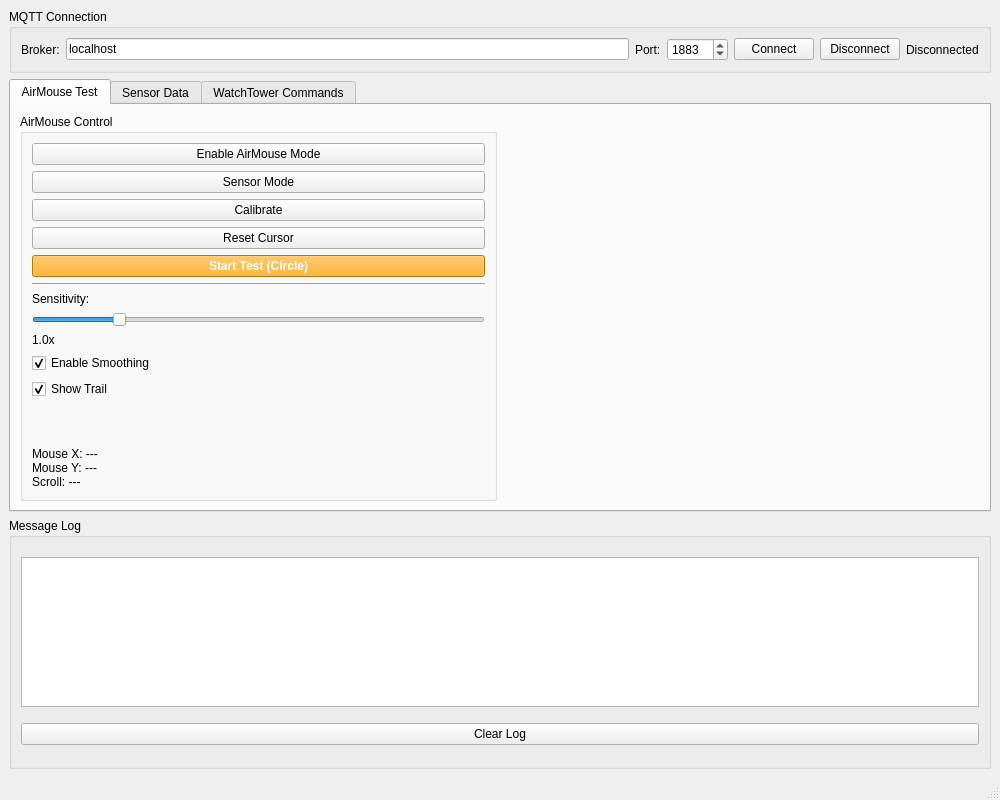
<?xml version="1.0" encoding="UTF-8"?>
<ui version="4.0">
 <class>MainWindow</class>
 <widget class="QMainWindow" name="MainWindow">
  <property name="geometry">
   <rect>
    <x>0</x>
    <y>0</y>
    <width>1000</width>
    <height>800</height>
   </rect>
  </property>
  <property name="windowTitle">
   <string>MPU6050 &amp; WatchTower Unified Test App</string>
  </property>
  <widget class="QWidget" name="centralwidget">
   <layout class="QVBoxLayout" name="verticalLayout">
    <item>
     <widget class="QGroupBox" name="connectionGroupBox">
      <property name="title">
       <string>MQTT Connection</string>
      </property>
      <layout class="QHBoxLayout" name="horizontalLayout_conn">
       <item>
        <widget class="QLabel" name="label">
         <property name="text">
          <string>Broker:</string>
         </property>
        </widget>
       </item>
       <item>
        <widget class="QLineEdit" name="brokerLineEdit">
         <property name="text">
          <string>localhost</string>
         </property>
        </widget>
       </item>
       <item>
        <widget class="QLabel" name="label_2">
         <property name="text">
          <string>Port:</string>
         </property>
        </widget>
       </item>
       <item>
        <widget class="QSpinBox" name="portSpinBox">
         <property name="minimum">
          <number>1</number>
         </property>
         <property name="maximum">
          <number>65535</number>
         </property>
         <property name="value">
          <number>1883</number>
         </property>
        </widget>
       </item>
       <item>
        <widget class="QPushButton" name="connectButton">
         <property name="text">
          <string>Connect</string>
         </property>
        </widget>
       </item>
       <item>
        <widget class="QPushButton" name="disconnectButton">
         <property name="text">
          <string>Disconnect</string>
         </property>
        </widget>
       </item>
       <item>
        <widget class="QLabel" name="statusLabel">
         <property name="text">
          <string>Disconnected</string>
         </property>
        </widget>
       </item>
      </layout>
     </widget>
    </item>
    <item>
     <widget class="QTabWidget" name="tabWidget">
      <property name="currentIndex">
       <number>0</number>
      </property>
      <widget class="QWidget" name="airMouseTab">
       <attribute name="title">
        <string>AirMouse Test</string>
       </attribute>
       <layout class="QVBoxLayout" name="verticalLayout_2">
        <item>
         <layout class="QHBoxLayout" name="horizontalLayout_2">
          <item>
           <widget class="QGroupBox" name="airMouseControlGroup">
            <property name="title">
             <string>AirMouse Control</string>
            </property>
            <layout class="QVBoxLayout" name="verticalLayout_3">
             <item>
              <widget class="QPushButton" name="airMouseModeButton">
               <property name="text">
                <string>Enable AirMouse Mode</string>
               </property>
              </widget>
             </item>
             <item>
              <widget class="QPushButton" name="sensorModeButton">
               <property name="text">
                <string>Sensor Mode</string>
               </property>
              </widget>
             </item>
             <item>
              <widget class="QPushButton" name="calibrateButton">
               <property name="text">
                <string>Calibrate</string>
               </property>
              </widget>
             </item>
             <item>
              <widget class="QPushButton" name="resetCursorButton">
               <property name="text">
                <string>Reset Cursor</string>
               </property>
              </widget>
             </item>
             <item>
              <widget class="QPushButton" name="testCursorButton">
               <property name="text">
                <string>Start Test (Circle)</string>
               </property>
               <property name="styleSheet">
                <string notr="true">background-color: orange; color: white; font-weight: bold;</string>
               </property>
              </widget>
             </item>
             <item>
              <widget class="Line" name="line">
               <property name="orientation">
                <enum>Qt::Horizontal</enum>
               </property>
              </widget>
             </item>
             <item>
              <widget class="QLabel" name="label_3">
               <property name="text">
                <string>Sensitivity:</string>
               </property>
              </widget>
             </item>
             <item>
              <widget class="QSlider" name="cursorSensitivitySlider">
               <property name="minimum">
                <number>1</number>
               </property>
               <property name="maximum">
                <number>50</number>
               </property>
               <property name="value">
                <number>10</number>
               </property>
               <property name="orientation">
                <enum>Qt::Horizontal</enum>
               </property>
              </widget>
             </item>
             <item>
              <widget class="QLabel" name="cursorSensitivityLabel">
               <property name="text">
                <string>1.0x</string>
               </property>
              </widget>
             </item>
             <item>
              <widget class="QCheckBox" name="cursorSmoothingCheckBox">
               <property name="text">
                <string>Enable Smoothing</string>
               </property>
               <property name="checked">
                <bool>true</bool>
               </property>
              </widget>
             </item>
             <item>
              <widget class="QCheckBox" name="showTrailCheckBox">
               <property name="text">
                <string>Show Trail</string>
               </property>
               <property name="checked">
                <bool>true</bool>
               </property>
              </widget>
             </item>
             <item>
              <spacer name="verticalSpacer">
               <property name="orientation">
                <enum>Qt::Vertical</enum>
               </property>
               <property name="sizeHint" stdset="0">
                <size>
                 <width>20</width>
                 <height>40</height>
                </size>
               </property>
              </spacer>
             </item>
             <item>
              <widget class="QLabel" name="airMouseDataLabel">
               <property name="text">
                <string>Mouse X: ---
Mouse Y: ---
Scroll: ---</string>
               </property>
              </widget>
             </item>
            </layout>
           </widget>
          </item>
          <item>
           <widget class="QWidget" name="cursorCanvasWidget" native="true">
            <property name="sizePolicy">
             <sizepolicy hsizetype="Expanding" vsizetype="Expanding">
              <horstretch>0</horstretch>
              <verstretch>0</verstretch>
             </sizepolicy>
            </property>
           </widget>
          </item>
         </layout>
        </item>
       </layout>
      </widget>
      <widget class="QWidget" name="sensorDataTab">
       <attribute name="title">
        <string>Sensor Data</string>
       </attribute>
       <layout class="QVBoxLayout" name="verticalLayout_4">
        <item>
         <layout class="QHBoxLayout" name="horizontalLayout_3">
          <item>
           <widget class="QGroupBox" name="joystickGroupBox">
            <property name="title">
             <string>Joystick (MPU6050) Data</string>
            </property>
            <layout class="QVBoxLayout" name="verticalLayout_5">
             <item>
              <widget class="QLabel" name="accelXLabel">
               <property name="text">
                <string>Accel X: ---</string>
               </property>
              </widget>
             </item>
             <item>
              <widget class="QLabel" name="accelYLabel">
               <property name="text">
                <string>Accel Y: ---</string>
               </property>
              </widget>
             </item>
             <item>
              <widget class="QLabel" name="accelZLabel">
               <property name="text">
                <string>Accel Z: ---</string>
               </property>
              </widget>
             </item>
             <item>
              <widget class="QLabel" name="gyroXLabel">
               <property name="text">
                <string>Gyro X: ---</string>
               </property>
              </widget>
             </item>
             <item>
              <widget class="QLabel" name="gyroYLabel">
               <property name="text">
                <string>Gyro Y: ---</string>
               </property>
              </widget>
             </item>
             <item>
              <widget class="QLabel" name="gyroZLabel">
               <property name="text">
                <string>Gyro Z: ---</string>
               </property>
              </widget>
             </item>
             <item>
              <widget class="QLabel" name="joystickStatusLabel">
               <property name="text">
                <string>Joystick: ---</string>
               </property>
              </widget>
             </item>
            </layout>
           </widget>
          </item>
          <item>
           <widget class="QGroupBox" name="watchGroupBox">
            <property name="title">
             <string>Smart Watch Data</string>
            </property>
            <layout class="QVBoxLayout" name="verticalLayout_6">
             <item>
              <widget class="QLabel" name="heartrateLabel">
               <property name="text">
                <string>Heart Rate: ---</string>
               </property>
               <property name="font">
                <font>
                 <pointsize>16</pointsize>
                 <weight>75</weight>
                 <bold>true</bold>
                </font>
               </property>
              </widget>
             </item>
             <item>
              <widget class="QLabel" name="watchStatusLabel">
               <property name="text">
                <string>Watch: ---</string>
               </property>
              </widget>
             </item>
            </layout>
           </widget>
          </item>
         </layout>
        </item>
       </layout>
      </widget>
      <widget class="QWidget" name="watchtowerTab">
       <attribute name="title">
        <string>WatchTower Commands</string>
       </attribute>
       <layout class="QVBoxLayout" name="verticalLayout_7">
        <item>
         <widget class="QGroupBox" name="commandGroupBox">
          <property name="enabled">
           <bool>false</bool>
          </property>
          <property name="title">
           <string>WatchTower Commands</string>
          </property>
          <layout class="QGridLayout" name="gridLayout">
           <item row="0" column="0">
            <widget class="QLabel" name="label_4">
             <property name="text">
              <string>Exercise Mode:</string>
             </property>
            </widget>
           </item>
           <item row="0" column="1">
            <widget class="QComboBox" name="modeComboBox"/>
           </item>
           <item row="0" column="2">
            <widget class="QPushButton" name="selectModeButton">
             <property name="text">
              <string>Select Mode</string>
             </property>
            </widget>
           </item>
           <item row="1" column="0">
            <widget class="QPushButton" name="startButton">
             <property name="text">
              <string>Start Workout</string>
             </property>
             <property name="styleSheet">
              <string notr="true">background-color: green; color: white; font-weight: bold;</string>
             </property>
            </widget>
           </item>
           <item row="1" column="1">
            <widget class="QPushButton" name="stopButton">
             <property name="text">
              <string>Stop Workout</string>
             </property>
             <property name="styleSheet">
              <string notr="true">background-color: red; color: white; font-weight: bold;</string>
             </property>
            </widget>
           </item>
          </layout>
         </widget>
        </item>
        <item>
         <widget class="QGroupBox" name="watchtowerGroupBox">
          <property name="title">
           <string>WatchTower Response</string>
          </property>
          <layout class="QVBoxLayout" name="verticalLayout_8">
           <item>
            <widget class="QLabel" name="watchtowerResponseLabel">
             <property name="text">
              <string>No response yet</string>
             </property>
             <property name="wordWrap">
              <bool>true</bool>
             </property>
            </widget>
           </item>
          </layout>
         </widget>
        </item>
       </layout>
      </widget>
     </widget>
    </item>
    <item>
     <widget class="QGroupBox" name="logGroupBox">
      <property name="title">
       <string>Message Log</string>
      </property>
      <layout class="QVBoxLayout" name="verticalLayout_9">
       <item>
        <widget class="QTextEdit" name="logTextEdit">
         <property name="maximumSize">
          <size>
           <width>16777215</width>
           <height>150</height>
          </size>
         </property>
         <property name="readOnly">
          <bool>true</bool>
         </property>
        </widget>
       </item>
       <item>
        <widget class="QPushButton" name="clearLogButton">
         <property name="text">
          <string>Clear Log</string>
         </property>
        </widget>
       </item>
      </layout>
     </widget>
    </item>
   </layout>
  </widget>
  <widget class="QMenuBar" name="menubar">
   <property name="geometry">
    <rect>
     <x>0</x>
     <y>0</y>
     <width>1000</width>
     <height>22</height>
    </rect>
   </property>
  </widget>
  <widget class="QStatusBar" name="statusbar"/>
 </widget>
 <resources/>
 <connections/>
</ui>
